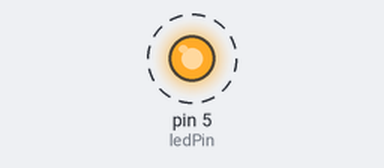
This sketch was run on a simulated Arduino Uno, built with avr-gcc and run on an emulated ATmega328P. On the bench: output pins drawn as LEDs (lit = HIGH). Dashed ring = blinking. What the sketch prints to the serial monitor is not drawn.

Above: at 0.5 s.
Timing chart, 0 to 4.6 s (numbered marks = the images above):
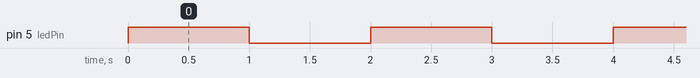

The sketch:

01_LED_Blink.ino
```cpp
// NodeMCU ESP8266 LED Blink
// Blinks an external LED connected to GPIO5 (D1)
// and prints the LED status to the Serial Monitor.

const int ledPin = 5;

void setup() {

  // Initialize the serial communication for debugging

  Serial.begin(115200);
  // Initialize the digital pin as an output
  pinMode(ledPin, OUTPUT);
 Serial.println("NodeMCU Initialized: Starting LED Sequence.");
}
void loop() {
  digitalWrite(ledPin, HIGH);   // Turn the LED on (HIGH voltage level)
  Serial.println("LED Status: ON");
  delay(1000);                  // Wait for 1000 milliseconds (1 second)
  digitalWrite(ledPin, LOW);    // Turn the LED off (LOW voltage level)
  Serial.println("LED Status: OFF");
  delay(1000);                  // Wait for 1000 milliseconds (1 second)
}
```

Measured:
- by itself, pin 5 (ledPin): alternates HIGH for 1.0 s and LOW for 1.0 s
